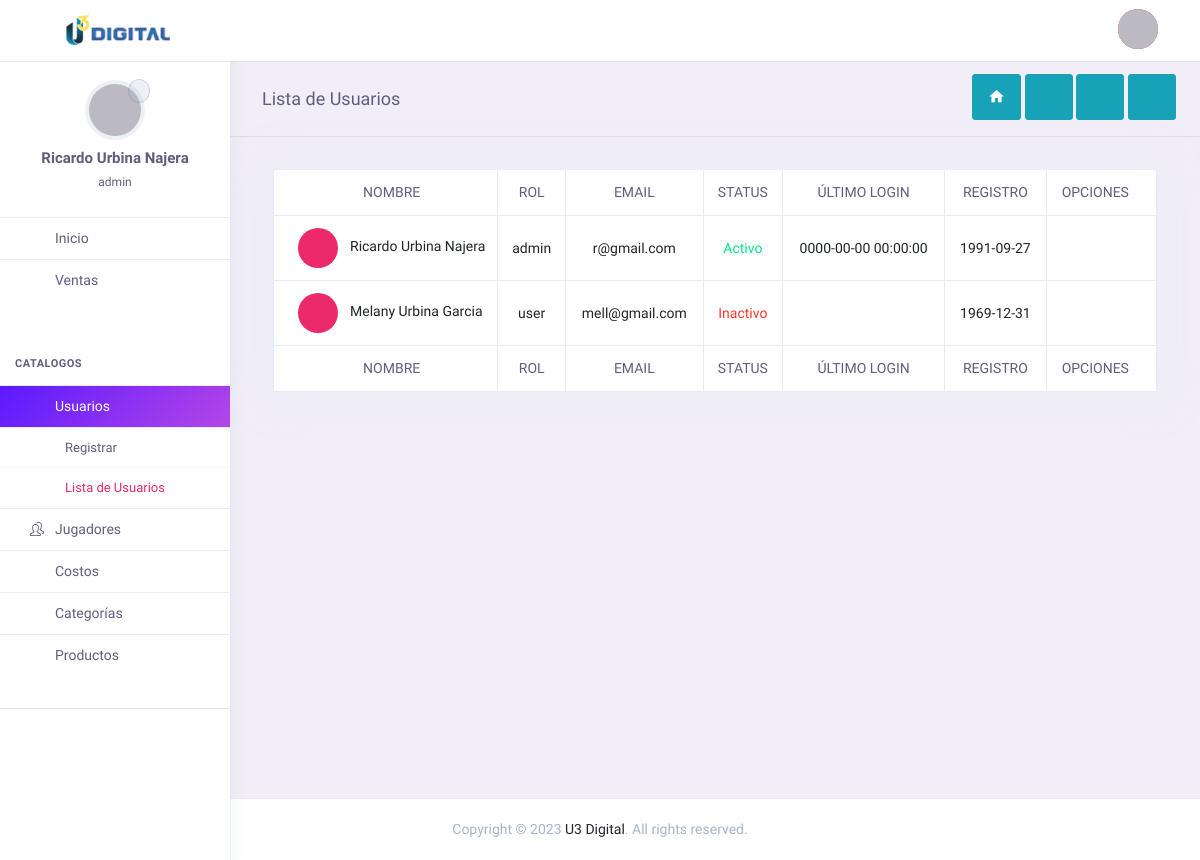
Page /admin/index.php?page=userList (signed in) on the committed database.
### tables this page shows
CREATE TABLE `usuarios` (
  `id` int NOT NULL,
  `nombres` varchar(50) NOT NULL,
  `apellidos` varchar(50) NOT NULL,
  `nickName` varchar(30) DEFAULT NULL,
  `telefono` varchar(10) NOT NULL,
  `email` varchar(40) NOT NULL,
  `password` text NOT NULL,
  `personal` text COMMENT 'Informacion personal del usuario que sera mostrada en el perfil de usuario',
  `titulo` varchar(30) DEFAULT NULL COMMENT 'Titulo que tiene en la empresa. ej. Gerente, Agente de ventas, etc',
  `permisos` varchar(13) NOT NULL COMMENT 'El tipo de acceso que tiene en el sistema ej. Administrador, usuario, etc',
  `foto` text,
  `estado` varchar(1) DEFAULT NULL COMMENT 'Activo / Inactivo',
  `ultimoLogin` datetime DEFAULT NULL,
  `fechaNac` date DEFAULT NULL,
  `sociales` text COMMENT 'Los diferentes links a las redes sociales del usuario para ser contactado por los clientes.  En formato JSON'
);

### admin/controller/themeController.php (called while the page is built)
<?php
class themeController {
    public function theme(){
        include "views/theme.php";
    }
}
?>

### admin/index.php (called while the page is built, shortened)
<?php
require_once "controller/themeController.php";
require_once "controller/ctlrUsuarios.php";
require_once "models/mdlUsuarios.php";
$theme = new themeController();
$theme -> theme();

### admin/models/conexion.php (called while the page is built)
<?php
class Conexion{
	public static function conectar(){
		$bd = "tigres";
		$servername = "localhost";
		$username = "root";
		$password = "12345678";
		try {
		    $conn = new PDO("mysql:host=$servername;dbname=$bd", $username, $password);
		    $conn->setAttribute(PDO::ATTR_ERRMODE, PDO::ERRMODE_EXCEPTION);
		    }
		catch(PDOException $e)
		    {
		    echo '<script>alert("Connection failed: '.$e->getMessage().'");</script>';
		    }
		return $conn;
	}
}

### admin/models/mdlUsuarios.php (called while the page is built, shortened)
<?php
require_once "conexion.php";
class mdlUsuarios {
	public static function mdlListaUsuarios($tabla){
		$stmt = Conexion::conectar()->prepare("SELECT * FROM $tabla");
		$stmt->execute();
		return $stmt->fetchAll();
	}
}
?>

### admin/controller/ctlrUsuarios.php (the view, shortened to what this page needs)
<?php
Class usuarios {
    public static function ctrListaUsuarios(){
		$respuesta = mdlUsuarios::mdlListaUsuarios("usuarios");
		foreach ($respuesta as $row => $item){
            if ($item["estado"] == 1) $estado = '<td class="text-success">Activo</td>';
            if ($item["estado"] == 0) $estado = '<td class="text-danger">Inactivo</td>';
            echo '
                <tr>
                    <td>
                        <div class="d-flex">
                            <span class="avatar avatar-md  d-block brround cover-image mr-3" data-image-src="'.$item["foto"].'"></span>
                            <span class="mt-2">'.$item["nombres"].' '.$item["apellidos"].'</span>
                        </div>
                    </td>
                    <td>'.$item["permisos"].'</td>
                    <td>'.$item["email"].'</td>'.
                    $estado.'
                    <td >'.$item["ultimoLogin"].'</td>
                    <td>'.$item["fechaNac"].'</td>
                    <td>
                        <div class="item-action dropdown">
                            <a href="javascript:void(0)" data-toggle="dropdown" class="icon" aria-expanded="false"><i class="fe fe-more-vertical fs-20 text-dark"></i></a>
                            <div class="dropdown-menu dropdown-menu-right" x-placement="bottom-end" style="position: absolute; transform: translate3d(-172px, 22px, 0px); top: 0px; left: 0px; will-change: transform;">
                                <a href="index.php?page=userEdit&idEditar='.$item["id"].'" class="dropdown-item"><i class="dropdown-icon fe fe-edit-2"></i> Editar </a>';
                                echo '
                            </div>
                        </div>
                    </td>
                </tr>';
		}
	}
}
?>

### admin/views/theme.php (shortened to what this page needs)
<?php
if (isset($_GET["page"])){
	$pagina = $_GET["page"];
}
else{
	$pagina = "";
}
?>
<!doctype html>
<html lang="en" dir="ltr">
	<head>
		<link rel="stylesheet" href="assets/fonts/fonts/font-awesome.min.css">
		<link href="assets/plugins/bootstrap-4.3.1-dist/css/bootstrap.min.css" rel="stylesheet" />
		<link href="assets/css/sidemenu.css" rel="stylesheet" />
		<link href="assets/css/style.css" rel="stylesheet" />
		<link href="assets/css/admin-custom.css" rel="stylesheet" />
		<link href="assets/plugins/select2/select2.min.css" rel="stylesheet" />
		<link href="assets/plugins/pscrollbar/pscrollbar.css" rel="stylesheet" />
        <link href="assets/plugins/fileuploads/css/dropify.css" rel="stylesheet" type="text/css" />
		<link href="assets/css/icons.css" rel="stylesheet"/>
		<link href="assets/plugins/datatable/dataTables.bootstrap4.min.css" rel="stylesheet" />
		<link href="assets/plugins/datatable/jquery.dataTables.min.css" rel="stylesheet" />
	</head>
	<body class="app sidebar-mini">
		<div class="page">
			<div class="page-main  h-100">
				<div class="app-header1 header py-1 d-flex">
					<div class="container-fluid">
						<div class="d-flex">
							<a class="header-brand" href="index.php?page=inicio">
								<img src="assets/images/brand/logo.png" class="header-brand-img" alt="Business logo">
							</a>
							<a aria-label="Hide Sidebar" class="app-sidebar__toggle" data-toggle="sidebar" href="#"></a>
							<div class="d-flex order-lg-2 ml-auto">
								<div class="dropdown d-none d-md-flex" >
									<a  class="nav-link icon full-screen-link">
										<i class="fe fe-maximize-2"  id="fullscreen-button"></i>
									</a>
								</div>
								<div class="dropdown ">
									<a href="#" class="nav-link pr-0 leading-none user-img" data-toggle="dropdown">
										<img src="assets/images/faces/1.jpg" alt="profile-img" class="avatar avatar-md brround">
									</a>
								</div>
							</div>
						</div>
					</div>
				</div>
				<?php
					if($_SESSION["permisos"] == 'admin')
						include "menuAdmin.php";
					else
						include "menu.php";
				?>
				<div class="app-content  my-3 my-md-5">
					<div class="side-app">
						<?php
								if($pagina=="inicio" ||
										$pagina == "search" ||
										$pagina == "asistencia" ||
										$pagina == "mensualidad" ||
										$pagina == "venta" ||
										$pagina == "ventaList" ||
										$pagina == "userEdit" ||
										$pagina == "userList" ||
										$pagina == "userAdd" ||
										$pagina == "userDel" ||
										$pagina == "socioAdd" ||
										$pagina == "socioDel" ||
										$pagina == "socioEdit" ||
										$pagina == "socioList" ||
										$pagina == "productAdd" ||
										$pagina == "productDel" ||
										$pagina == "productEdit" ||
										$pagina == "productList" ||
										$pagina == "precioAdd" ||
										$pagina == "precioDel" ||
										$pagina == "precioEdit" ||
										$pagina == "precioList" ||
										$pagina == "grupoAdd" ||
										$pagina == "grupoEdit" ||
										$pagina == "grupoDel" ||
										$pagina == "grupoList" ||
										$pagina == "tomaAsistencia"||
										$pagina == "abonos"||
										$pagina == "logOut" ){
												include "views/".$pagina.".php";
								}
						?>
					</div>
				</div>
			</div>
			<footer class="footer">
				<div class="container">
					<div class="row align-items-center flex-row-reverse">
						<div class="col-md-12 col-sm-12 mt-3 mt-lg-0 text-center">
							Copyright © <?php echo date('Y'); ?> <a href="https://u3digital.com.mx">U3 Digital</a>. All rights reserved.
						</div>
					</div>
				</div>
			</footer>
		</div>
	</body>
</html>

### admin/views/menuAdmin.php (shortened to what this page needs)
<aside class="app-sidebar doc-sidebar">
	<div class="app-sidebar__user clearfix">
		<div class="dropdown user-pro-body">
			<div>
				<img src="assets/images/faces/1.jpg" alt="user-img" class="avatar avatar-lg brround">
				<a href="index.php?page=userEdit&idEditar=<?php echo $_SESSION["id"]?>" class="profile-img">
					<span class="fa fa-pencil" aria-hidden="true"></span>
				</a>
			</div>
			<div class="user-info">
				<h2><?php echo $_SESSION["nombre"]; ?></h2>
				<span><?php echo $_SESSION["permisos"]; ?></span>
			</div>
		</div>
	</div>
	<ul class="side-menu">
		<li class="slide <?php if ($pagina == 'inicio') echo 'is-expanded'; ?>">
			<a class="side-menu__item <?php if ($pagina == 'inicio') echo 'active'; ?>" href="index.php?page=inicio"><i class="side-menu__icon fa fa-home"></i><span class="side-menu__label">Inicio</span></a>
		</li>
		<li class="slide <?php if ($pagina == 'ventaList' || $pagina == 'venta' || $pagina == 'abonos' ) echo 'is-expanded'; ?>">
			<a class="side-menu__item <?php if ($pagina == 'abonos' || $pagina == 'venta' ) echo 'active'; ?>" data-toggle="slide" href="#"><i class="side-menu__icon fa fa-user"></i><span class="side-menu__label">Ventas</span><i class="angle fa fa-angle-right"></i></a>
		</li>
		</li><br><br><h3>Catalogos</h3>
		<li class="slide <?php if ($pagina == 'userAdd' || $pagina == 'userList' ) echo 'is-expanded'; ?>">
			<a class="side-menu__item <?php if ($pagina == 'userAdd' || $pagina == 'userList' ) echo 'active'; ?>" data-toggle="slide" href="#"><i class="side-menu__icon fa fa-user"></i><span class="side-menu__label">Usuarios</span><i class="angle fa fa-angle-right"></i></a>
			<ul class="slide-menu">
				<li><a class="slide-item <?php if ($pagina == 'userAdd') echo 'active'; ?>" href="index.php?page=userAdd">Registrar</a></li>
				<li><a class="slide-item <?php if ($pagina == 'userList') echo 'active'; ?>" href="index.php?page=userList">Lista de Usuarios</a></li>
			</ul>
		</li>
		<li class="slide <?php if ($pagina == 'socioAdd' || $pagina == 'socioList' ) echo 'is-expanded'; ?>">
			<a class="side-menu__item <?php if ($pagina == 'socioAdd' || $pagina == 'socioList' ) echo 'active'; ?>" data-toggle="slide" href="#"><i class="side-menu__icon icon icon-people"></i><span class="side-menu__label">Jugadores</span><i class="angle fa fa-angle-right"></i></a>
		</li>
		<li class="slide <?php if ($pagina == 'precioAdd' || $pagina == 'precioList' ) echo 'is-expanded'; ?>">
			<a class="side-menu__item <?php if ($pagina == 'precioAdd' || $pagina == 'precioList' || $pagina == 'precioEdit' ) echo 'active'; ?>" data-toggle="slide" href="#"><i class="side-menu__icon fa fa-dollar"></i><span class="side-menu__label">Costos</span><i class="angle fa fa-angle-right"></i></a>
		</li>
		<li class="slide <?php if ($pagina == 'grupoAdd' || $pagina == 'grupoList' ) echo 'is-expanded'; ?>">
			<a class="side-menu__item <?php if ($pagina == 'grupoAdd' || $pagina == 'grupoList' || $pagina == 'grupoEdit' ) echo 'active'; ?>" data-toggle="slide" href="#"><i class="side-menu__icon fa fa-dollar"></i><span class="side-menu__label">Categorías</span><i class="angle fa fa-angle-right"></i></a>
		</li>
		<li class="slide <?php if ($pagina == 'productAdd' || $pagina == 'productList' ) echo 'is-expanded'; ?>">
			<a class="side-menu__item <?php if ($pagina == 'productAdd' || $pagina == 'productList' ) echo 'active'; ?>" data-toggle="slide" href="#"><i class="side-menu__icon fa fa-cubes"></i><span class="side-menu__label">Productos</span><i class="angle fa fa-angle-right"></i></a>
		</li>
                    <hr>
	</ul>
</aside>

### admin/views/userList.php (shortened to what this page needs)
<div class="page-header">
	<h4 class="page-title">Lista de Usuarios</h4>
    <div class="card-options">
        <a class="btn btn-cyan text-gray-dark btn-lg mb-1" href="index.php?page=inicio"><i class="zmdi zmdi-home" style="color:white" title="Volver a Inicio" data-toggle="tooltip"></i></a>&nbsp
        <a class="btn btn-cyan btn-lg mb-1" href="index.php?page=socioAdd"><i class="fa fa-user-circle-o" data-toggle="tooltip" title="Agregar Nuevo Socio" data-original-title="fa fa-user-plus"></i></a>&nbsp
        <a class="btn btn-cyan btn-lg mb-1" href="index.php?page=abonos"><i class="fa fa-pencil" data-toggle="tooltip" title="Abonar" data-original-title="fa fa-user-plus"></i></a>&nbsp
        <a class="btn btn-cyan text-gray-dark btn-lg mb-1" href="index.php?page=venta"><i class="fa fa-dollar" style="color:white" title="Nueva Venta" data-toggle="tooltip"></i></a>
    </div>
</div>
<div class="col-md-12">
	<div class="card">
		<div class="table-responsive">
			<table class="table card-table table-bordered table-hover table-vcenter mb-0 text-nowrap">
				<tbody style="text-align: center;">
					<tr>
						<th class="w-1">Nombre</th>
						<th>Rol</th>
						<th>Email</th>
						<th>Status</th>
						<th>Último Login</th>
						<th>Registro</th>
						<th>Opciones</th>
					</tr>
					<?php
						 $lista = new usuarios();
						 $lista -> ctrListaUsuarios();
					?>
					<tr style="text-align: center;">
						<th class="w-1">Nombre</th>
						<th>Rol</th>
						<th>Email</th>
						<th>Status</th>
						<th>Último Login</th>
						<th>Registro</th>
						<th>Opciones</th>
					</tr>
				</tbody>
			</table>
		</div>
	</div>
</div>

### admin/assets/css/admin-custom.css (style rules this page uses)
.header { padding-top: .75rem; padding-bottom: .75rem; background: linear-gradient(120deg, #0f75ff 60%, #9d37f6 100%); width: 100%; z-index: 100; box-shadow: rgba(181, 201, 227, 0.12) 0 0 0 1px, rgba(181, 201, 227, 0.24) 0 1px 0 0; background: #fff; }
.nav-link.icon i { color: #504e70; }
.app-content .page-header { margin: 0 -30px; padding: .75rem 2rem; margin-bottom: 2rem; border-bottom: 1px solid rgba(167, 180, 201, 0.3); background: 0 0; min-height: 0; }
.app-content .page-header .page-title { line-height: 0; }
.header-brand-img { width: 120px; height: auto; vertical-align: middle; margin-top: 5px; }
@media (min-width: 992px) { *::-ms-backdrop, .cover-image { height: 220px; } }
@media (min-width: 992px) { *::-ms-backdrop, .avatar.cover-image { height: 2rem; } }
@media (min-width: 992px) { *::-ms-backdrop, .avatar.avatar-md { height: 2.5rem; } }
@media (min-width: 992px) { *::-ms-backdrop, .avatar.avatar-lg { height: 3rem; } }

### rows in the picture
usuarios: nombres "Ricardo", apellidos "Urbina Najera", permisos "admin", email "r@gmail.com", estado "Activo", ultimoLogin "0000-00-00 00:00:00", fechaNac "1991-09-27"
usuarios: nombres "Melany", apellidos "Urbina Garcia", permisos "user", email "mell@gmail.com", estado "Inactivo", fechaNac "1969-12-31"

### other values in the picture
$_SESSION["nombre"] "Ricardo Urbina Najera"
$_SESSION["permisos"] "admin"
